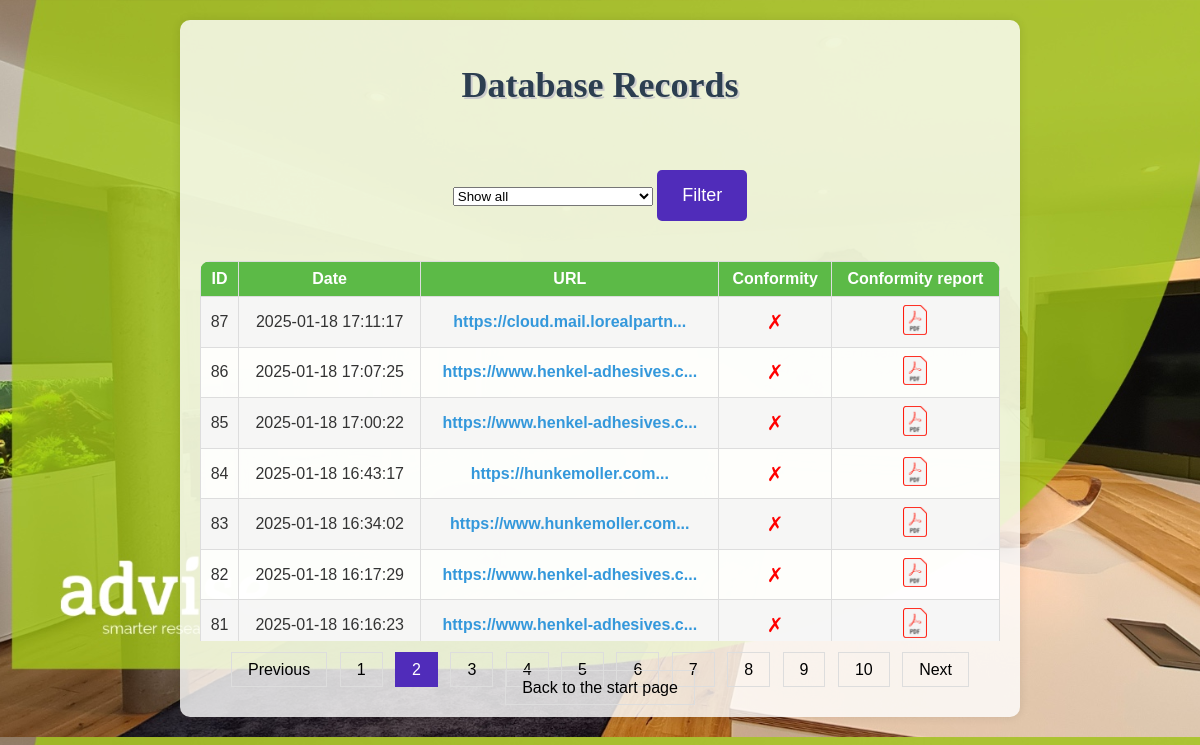
Screenshot of /database?page=2&url=all with the database file from the repository.
### tables this page shows
CREATE TABLE compliance (
                id INTEGER PRIMARY KEY AUTOINCREMENT,
                date DATETIME DEFAULT (datetime('now', 'localtime')),
                url TEXT NOT NULL,
                conformity TEXT NOT NULL,
                conformity_details BLOB NOT NULL
            );

### app.py (the view)
@app.route('/database', methods=['GET'])
def database():
    page = request.args.get('page', 1, type=int)
    selected_url = request.args.get('url', 'all', type=str)
    per_page = 10
    offset = (page - 1) * per_page
    customers_query = "SELECT DISTINCT url FROM compliance"
    customers = execute_query(customers_query)
    if selected_url == 'all':
        query = "SELECT * FROM compliance ORDER BY id DESC LIMIT ? OFFSET ?"
        params = (per_page, offset)
    else:
        query = "SELECT * FROM compliance WHERE url = ? ORDER BY id DESC LIMIT ? OFFSET ?"
        params = (selected_url, per_page, offset)
    compliance = execute_query(query, params)
    total_records_query = "SELECT COUNT(*) FROM compliance"
    total_records = execute_query(total_records_query)[0][0]
    total_pages = (total_records + per_page - 1) // per_page
    return render_template('database.html', records=compliance, page=page, total_pages=total_pages, customers=customers, selected_url=selected_url)

### app.py (called while the page is built)
def execute_query(query, params=()):
    conn = sqlite3.connect('compliance.db')
    cursor = conn.cursor()
    cursor.execute(query, params)
    results = cursor.fetchall()
    conn.close()
    return results

### templates/database.html (shortened to what this page needs)
<!DOCTYPE html>
<html lang="en">
<head>
</head>
<body>
    <div class="container">
        <h1>Database Records</h1>
        <form method="GET" action="{{ url_for('database') }}">
            <select name="url">
                <option value="all" {% if selected_url == 'all' %}selected{% endif %}>Show all</option>
            </select>
            <button type="submit">Filter</button>
        </form>
        <div class="table-container">
            <table>
                <tr>
                    <th>ID</th>
                    <th>Date</th>
                    <th>URL</th>
                    <th>Conformity</th>
                    <th>Conformity report</th>
                </tr>
                {% for record in records %}
                <tr>
                    <td>{{ record[0] }}</td>
                    <td>{{ record[1] }}</td>
                    <td>
                        <div class="tooltip">
                            <a href="{{ record[2] }}" class="url">{{ record[2][:30] }}...</a>
                        </div>
                    </td>
                    <td>
                        {% if record[3] == 'Yes' %}
                            <span class="conformity-yes">✓</span>
                        {% else %}
                            <span class="conformity-no">✗</span>
                        {% endif %}
                    </td>
                    <td>
                        <a href="{{ url_for('download', id=record[0]) }}">
                            <img src="/static/PDF.png" alt="PDF" class="pdf-logo">
                        </a>
                    </td>
                </tr>
                {% endfor %}
            </table>
        </div>
        <div class="pagination">
            {% if page > 1 %}
                <a href="{{ url_for('database', page=page-1, url=selected_url) }}">Previous</a>
            {% endif %}
            {% for p in range(1, total_pages + 1) %}
                <a href="{{ url_for('database', page=p, url=selected_url) }}" class="{% if p == page %}active{% endif %}">{{ p }}</a>
            {% endfor %}
            {% if page < total_pages %}
                <a href="{{ url_for('database', page=page+1, url=selected_url) }}">Next</a>
            {% endif %}
            <a href="{{ url_for('index') }}" class=button>Back to the start page</a>
        </div>
    </div>
</body>
</html>

### templates/database.html (style rules this page uses)
body { font-family: Arial, sans-serif; background-image: url('/static/advise.jpg'); background-size: cover; background-position: center; text-align: center; margin: 0; padding: 20px; color: #333; }
.container { max-width: 800px; margin: 0 auto; padding: 20px; background-color: rgba(255, 255, 255, 0.8); border-radius: 10px; box-shadow: 0 0 10px rgba(0, 0, 0, 0.1); }
table { width: 100%; border-collapse: collapse; margin-top: 20px; background-color: rgba(255, 255, 255, 0.9); border-radius: 10px; overflow: hidden; }
th, td { border: 1px solid #ddd; padding: 8px; text-align: center; }
th { background-color: #5cba47; color: white; }
tr:nth-child(even) { background-color: rgba(242, 242, 242, 0.7); }
.conformity-no { color: red; font-size: 20px; }
h1 { font-family: 'Georgia', serif; font-size: 36px; color: #2c3e50; text-shadow: 2px 2px #cccccc; }
.pdf-logo { width: 24px; height: auto; cursor: pointer; }
.url { text-decoration: none; color: #3498db; font-weight: bold; }
.tooltip { position: relative; display: inline-block; }
.table-container { max-height: 400px; overflow-y: scroll; margin-top: 20px; }
.pagination { margin-top: 20px; }
.pagination a { color: black; padding: 8px 16px; text-decoration: none; border: 1px solid #ddd; margin: 0 4px; }
.pagination a.active { background-color: #502cba; color: white; border: 1px solid #502cba; }
select[name="url"] { width: 200px; overflow: hidden; white-space: nowrap; }
button { padding: 15px 25px; font-size: 18px; margin-top: 40px; background-color: #502cba; color: white; border: none; border-radius: 5px; cursor: pointer; }

### rows the page displays
compliance: id "87", date "2025-01-18 17:11:17", url "https://cloud.mail.lorealpartn"
compliance: id "86", date "2025-01-18 17:07:25", url "https://www.henkel-adhesives.c"
compliance: id "85", date "2025-01-18 17:00:22", url "https://www.henkel-adhesives.c"
compliance: id "84", date "2025-01-18 16:43:17", url "https://hunkemoller.com"
compliance: id "83", date "2025-01-18 16:34:02", url "https://www.hunkemoller.com"
compliance: id "82", date "2025-01-18 16:17:29", url "https://www.henkel-adhesives.c"
compliance: id "81", date "2025-01-18 16:16:23", url "https://www.henkel-adhesives.c"

### other values shown
{{ p }} "1" "2" "3" "4" "5" "6" "7" "8" "9" "10"
